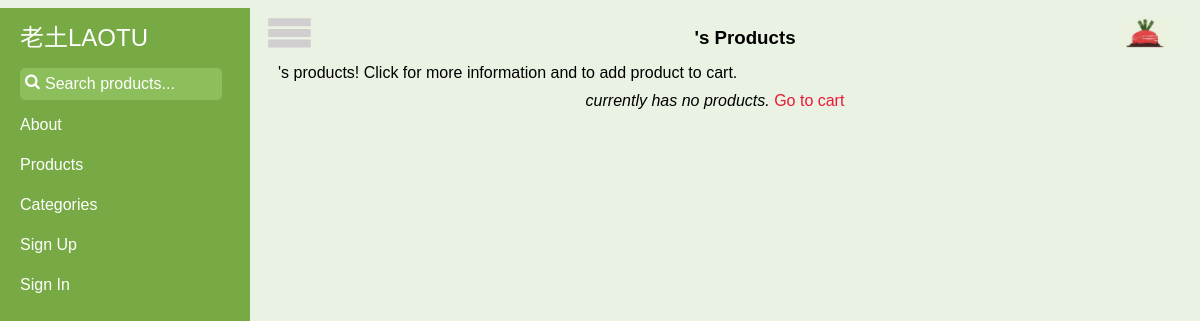
Before: /1/show_farmer with the older database file.
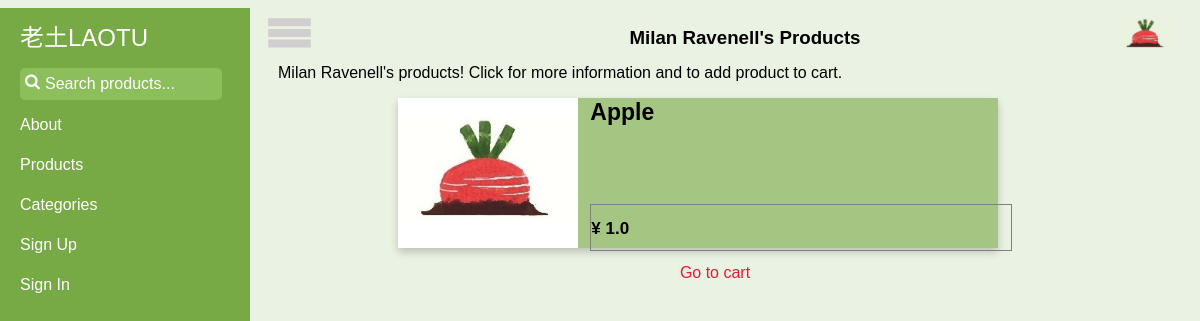
After: the same page with the newer database file.
### tables this page shows
CREATE TABLE producer (
    producer_id integer primary key autoincrement,
    user_name text not null,
    email text,
    pw_hash text,
    location text
);

CREATE TABLE product (
    product_id integer primary key autoincrement,
    title text not null,
    category text not null,
    quantity integer not null,
    price decimal(7,2) not null,
    description text not null,
    producer_id integer not null,
    FOREIGN KEY (producer_id) REFERENCES producer(producer_id)
);

### laotu.py (the view)
@app.route('/<int:producer_id>/show_farmer')
def show_farmer(producer_id):
    producer_products = query_db('select * from product where producer_id= ?', [producer_id])
    producer = query_db('select * from producer where producer_id=?', [producer_id], one=True)
    return render_template('farmer.html', producer_products=producer_products, producer=producer)

### laotu.py (called while the page is built)
def get_db():
    top = _app_ctx_stack.top
    if not hasattr(top, 'sqlite_db'):
        top.sqlite_db = sqlite3.connect(app.config['DATABASE'])
        top.sqlite_db.row_factory = sqlite3.Row
    return top.sqlite_db

@app.teardown_appcontext
def close_database(exception):
    top = _app_ctx_stack.top
    if hasattr(top, 'sqlite_db'):
        top.sqlite_db.close()

def query_db(query, args=(), one=False):
    cur = get_db().execute(query, args)
    rv = cur.fetchall()
    return (rv[0] if rv else None) if one else rv

@app.before_request
def before_request():
    g.user = None
    if 'user_id' in session:
        g.user = query_db('select * from user where user_id = ?',
                          [session['user_id']], one=True)

### templates/farmer.html (shortened to what this page needs)
{% extends "layout.html" %}
{% block header %}{{producer.user_name}}'s Products{% endblock %}
{% block main %}
  {{producer.user_name}}'s products! Click for more information and to add product to cart.
  {% if producer_products %}
    {% for product in producer_products %}
      <div class="productlist" onclick="gotoURL('{{ url_for('show_product', product_id=product.product_id)}}')">
        <div class="pic" >
          <img src="{{ url_for('static', filename='images/laotu-logo.png') }}" style="max-width:100%; max-height:100%; vertical-align:center;">
        </div>
        <div class="info" style="font-size: 14px;">
          <div class="title">
            <h1>{{ product.title }}</h1>
          </div>
          <div style="position: absolute; height: 30%; width: 100%; top: 70%;border: 1px solid grey;">
            <h2>&#165 {{ product.price/100 }}</h2>
          </div>
        </div>
      </div>
    {% endfor %}
    <footer class="panel-footer"><a href="{{ url_for('get_cart')}}">Go to cart</a></footer>
  {% else %}
    <footer class="panel-footer"><em>{{producer.user_name}} currently has no products.</em> <a href="{{ url_for('get_cart')}}">Go to cart</a></footer>
  {% endif %}
{% endblock %}

### templates/layout.html (shortened to what this page needs)
<!DOCTYPE html><html lang="en">
<head>
    <link href="{{ url_for('static', filename='css/style.css') }}" rel="stylesheet"/>
    <link href="{{ url_for('static', filename='css/sidebar.css')}}" rel="stylesheet">
    <link href="{{ url_for('static', filename='css/font-awesome-4.7.0/css/font-awesome.min.css') }}" rel="stylesheet">
</head>
<body>
    <div class="container">
        <div id="wrapper">
            <div id="sidebar-wrapper">
                {% if g.user %}
                <ul class="sidebar-nav">
                    <li class="sidebar-brand">
                        <a href="{{ url_for('home') }}">
                            老土 LAOTU
                        </a>
                    </li>
                    <div class="searchbar-wrapper">
                        <span class="icon"><i class="fa fa-search"></i></span>
                        <form action="/search" method="post">
                           <input id="search" name="search" placeholder="Search products...">
                        </form>
                    </div>
                    <li><a href="{{ url_for('about') }}">About</a></li>
                    <li><a href="{{ url_for('show_products_list') }}">Products</a></li>
                    <li><a href="{{ url_for('stories') }}">Stories</a></li>
                    <li><a href="{{ url_for('get_cart')}}">Cart</a></li>
                    <li><a href="{{ url_for('categories') }}">Categories</a></li>
                    <li><a href="{{ url_for('logout') }}">Sign Out</a></li>
                </ul>
                {% else %}
                <ul class="sidebar-nav">
                    <li class="sidebar-brand">
                        <a href="{{ url_for('home') }}">
                            老土LAOTU
                        </a>
                    </li>
                    <div class="searchbar-wrapper">
                        <span class="icon"><i class="fa fa-search"></i></span>
                        <form id="search-form" action="/search" method="post">
                           <input id="search" name="search" placeholder="Search products...">
                        </form>
                    </div>
                    <li><a href="{{ url_for('about') }}">About</a></li>
                    <li><a href="{{ url_for('show_products_list') }}">Products</a></li>
                    <li><a href="{{ url_for('categories') }}">Categories</a></li>
                    <li><a href="{{ url_for('register') }}">Sign Up</a></li>
                    <li><a href="{{ url_for('login') }}">Sign In</a></li>
                </ul>
                {% endif %}
            </div>
            <div id="page-content-wrapper">
                <div class="container-fluid">
                    <div class="row">
                        <div class="col-lg-12">
                            <a href="#menu-toggle" class="btn btn-default" id="menu-toggle" style="position:absolute;z-index:200;top:.63em;left:.63em;"><img src="{{ url_for('static', filename='images/menu-green.png') }}" style="height:1.87em;"></a>
                            <div style="position:absolute;top:0px;left:0px;width:100%;text-align:center;"><h3>{% block header %}{% endblock %}</h3></div>
                            <div style="position:absolute;z-index:200;top:.63em;right:60px;"><img src="{{ url_for('static', filename='images/laotu-logo-green.png') }}" style="height:1.87em;"></div>
                            <br>
                            <br>
                            <main>
                                {% block main %}{% endblock %}
                            </main>
                        </div>
                    </div>
                </div>
            </div>
        </div>
    </div>
</body>
</html>

### static/css/style.css (style rules this page uses)
html, body { max-width: 100%; overflow-x: hidden; }
body { background: #fff; background: rgba(119, 170, 68, .15); font-family: 'Trebuchet MS', sans-serif; font-size: 16px; }
a { color: #EB1936; text-decoration: none; }
.panel-footer { position: relative; left: -30px; margin: 10px auto 20px; text-align: center; }
div.productlist { position: relative; width: 90%; right: 5%; max-width: 600px; height: 150px; border: 1px #77AA44; margin: 1rem auto; box-shadow: 0 4px 8px 0 rgba(0,0,0,0.2); background-color: rgba(119,170,68,0.6); transition: 0.3s; }
div.productlist div.pic { position: relative; right: 35%; width: 30%; height: 100%; margin: 1rem auto; background-color: white }
div.productlist div.info { position: relative; height: 100%; width: 70%; left: 17%; bottom: 165px; font-size: 14px; margin: 1rem auto; }
div.productlist div.info div.title { width: 100%; height: 70%; }
h1 { font-size: 23px; }
h2 { font-size: 17px; }

### static/css/sidebar.css (style rules this page uses)
body { overflow-x: hidden; }
#wrapper { padding-left: 0; -webkit-transition: all 0.5s ease; -moz-transition: all 0.5s ease; -o-transition: all 0.5s ease; transition: all 0.5s ease; }
#sidebar-wrapper { z-index: 100; position: fixed; left: 250px; width: 0; height: 100%; margin-left: -250px; overflow-y: auto; background: #77AA44; -webkit-transition: all 0.5s ease; -moz-transition: all 0.5s ease; -o-transition: all 0.5s ease; transition: all 0.5s ease; }
#page-content-wrapper { width: 100%; position: absolute; padding: 15px; }
.sidebar-nav { position: absolute; top: 0; width: 250px; margin: 0; padding: 0; list-style: none; }
.sidebar-nav li { text-indent: 20px; line-height: 40px; }
.sidebar-nav li a { display: block; text-decoration: none; color: #fff; }
.sidebar-nav > .sidebar-brand { height: 60px; font-size: 24px; line-height: 60px; }
.sidebar-nav > .sidebar-brand a { color: #fff; }
.searchbar-wrapper { width: 70%; height: 37px; padding-left: 20px; vertical-align: middle; white-space: nowrap; position: relative; }
.searchbar-wrapper input#search { width: 100%; height: 30px; padding-left: 25px; font-size: 12pt; background-color: #8cbe5b; color: #fff; border: none; -webkit-border-radius: 5px; -moz-border-radius: 5px; border-radius: 5px; }
.searchbar-wrapper .icon { position: absolute; margin-left: 5px; margin-top: 5px; z-index: 1; color: #fff; }
@media (min-width:768px) { #wrapper { padding-left: 250px; } }
@media (min-width:768px) { #sidebar-wrapper { width: 250px; } }
@media (min-width:768px) { #page-content-wrapper { padding: 20px; position: relative; } }

Changed rows visible on the page:
added producer: user_name "Milan Ravenell"
added product: title "Apple", product.price/100 "1.0"
Other visible differences:
text no longer shown: "currently has no products."
